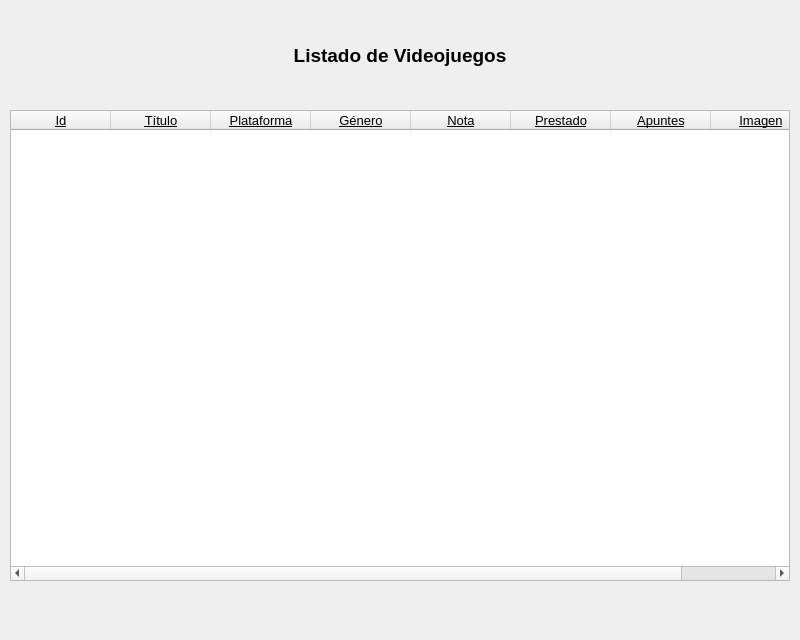
<?xml version="1.0" encoding="UTF-8"?>
<ui version="4.0">
 <class>MainWindow</class>
 <widget class="QMainWindow" name="MainWindow">
  <property name="geometry">
   <rect>
    <x>0</x>
    <y>0</y>
    <width>800</width>
    <height>640</height>
   </rect>
  </property>
  <property name="minimumSize">
   <size>
    <width>800</width>
    <height>640</height>
   </size>
  </property>
  <property name="maximumSize">
   <size>
    <width>800</width>
    <height>640</height>
   </size>
  </property>
  <property name="focusPolicy">
   <enum>Qt::TabFocus</enum>
  </property>
  <property name="windowTitle">
   <string>Listado Table Widget</string>
  </property>
  <property name="windowIcon">
   <iconset>
    <normaloff>imagenes_ventanas/mando.png</normaloff>imagenes_ventanas/mando.png</iconset>
  </property>
  <widget class="QWidget" name="centralwidget">
   <widget class="QLabel" name="lbl_listado_videojuegos">
    <property name="geometry">
     <rect>
      <x>10</x>
      <y>10</y>
      <width>780</width>
      <height>90</height>
     </rect>
    </property>
    <property name="font">
     <font>
      <pointsize>14</pointsize>
      <weight>75</weight>
      <bold>true</bold>
     </font>
    </property>
    <property name="text">
     <string>Listado de Videojuegos</string>
    </property>
    <property name="alignment">
     <set>Qt::AlignCenter</set>
    </property>
   </widget>
   <widget class="QLabel" name="lbl_juegos_listados">
    <property name="geometry">
     <rect>
      <x>10</x>
      <y>590</y>
      <width>781</width>
      <height>16</height>
     </rect>
    </property>
    <property name="text">
     <string/>
    </property>
   </widget>
   <widget class="QTableWidget" name="tbl_listado_videojuegos">
    <property name="geometry">
     <rect>
      <x>10</x>
      <y>110</y>
      <width>780</width>
      <height>471</height>
     </rect>
    </property>
    <property name="sizeAdjustPolicy">
     <enum>QAbstractScrollArea::AdjustToContents</enum>
    </property>
    <property name="editTriggers">
     <set>QAbstractItemView::NoEditTriggers</set>
    </property>
    <column>
     <property name="text">
      <string>Id</string>
     </property>
     <property name="font">
      <font>
       <family>Arial</family>
       <pointsize>10</pointsize>
       <weight>50</weight>
       <bold>false</bold>
       <underline>true</underline>
      </font>
     </property>
    </column>
    <column>
     <property name="text">
      <string>Título</string>
     </property>
     <property name="font">
      <font>
       <family>Arial</family>
       <pointsize>10</pointsize>
       <underline>true</underline>
      </font>
     </property>
    </column>
    <column>
     <property name="text">
      <string>Plataforma</string>
     </property>
     <property name="font">
      <font>
       <family>Arial</family>
       <pointsize>10</pointsize>
       <underline>true</underline>
      </font>
     </property>
    </column>
    <column>
     <property name="text">
      <string>Género</string>
     </property>
     <property name="font">
      <font>
       <family>Arial</family>
       <pointsize>10</pointsize>
       <underline>true</underline>
      </font>
     </property>
    </column>
    <column>
     <property name="text">
      <string>Nota</string>
     </property>
     <property name="font">
      <font>
       <family>Arial</family>
       <pointsize>10</pointsize>
       <underline>true</underline>
      </font>
     </property>
    </column>
    <column>
     <property name="text">
      <string>Prestado</string>
     </property>
     <property name="font">
      <font>
       <family>Arial</family>
       <pointsize>10</pointsize>
       <underline>true</underline>
      </font>
     </property>
    </column>
    <column>
     <property name="text">
      <string>Apuntes</string>
     </property>
     <property name="font">
      <font>
       <family>Arial</family>
       <pointsize>10</pointsize>
       <underline>true</underline>
      </font>
     </property>
    </column>
    <column>
     <property name="text">
      <string>Imagen</string>
     </property>
     <property name="font">
      <font>
       <family>Arial</family>
       <pointsize>10</pointsize>
       <underline>true</underline>
      </font>
     </property>
    </column>
   </widget>
  </widget>
  <action name="subm_anadir_videjuego">
   <property name="text">
    <string>Añadir Videojuego</string>
   </property>
  </action>
  <action name="subm_editar_videojuego">
   <property name="text">
    <string>Editar Videojuego</string>
   </property>
  </action>
  <action name="subm_borrar_videojuego">
   <property name="text">
    <string>Borrar Videojuego</string>
   </property>
  </action>
  <action name="subm_listado_normal">
   <property name="text">
    <string>Listado Normal</string>
   </property>
  </action>
  <action name="subm_listado_list_widget">
   <property name="text">
    <string>Listado (List Widget)</string>
   </property>
  </action>
  <action name="subm_listado_table_widget">
   <property name="text">
    <string>Listado (Table Widget)</string>
   </property>
  </action>
 </widget>
 <resources/>
 <connections/>
</ui>
